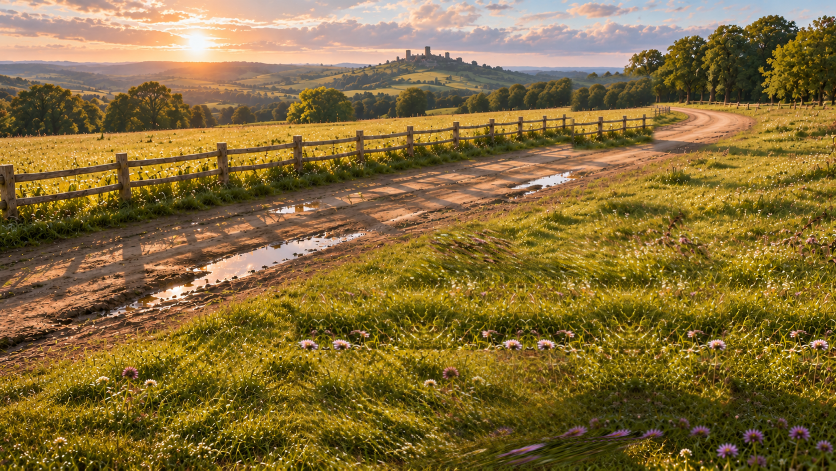
#> input picture storyboard/plates/PLATE_EMPTY_PLACEHOLDER.png, 1672 x 941 px, found by its file name (shown at 1/2 size)
$ python plates.py
#> lines starting #> are read from the running program, lines starting #| are printed output that depends on the picture
"""Zero-credit season/time placeholder grades of the empty plate.
Outputs storyboard/plates/PLATE_<NAME>.png. All share identical geometry by construction.
These are layout/mood placeholders for the board, not production plates.
"""
import os
import numpy as np
from PIL import Image, ImageFilter

SRC = 'storyboard/plates/PLATE_EMPTY_PLACEHOLDER.png'
DIR = 'storyboard/plates'
HORIZON = 128


def lum(a):
    return a[..., 0] * 0.299 + a[..., 1] * 0.587 + a[..., 2] * 0.114


_SRC_L = None


def sky_mask(h, w):
    """Above-horizon pixels that are bright (sky, not the tree line)."""
    ys = np.arange(h)
    col = np.clip((HORIZON + 10 - ys) / 20, 0, 1)[:, None]
    bright = np.clip((_SRC_L - 135) / 50, 0, 1)
    return (col * bright)[..., None]


def grade(a, mul, add=(0, 0, 0), sat=1.0, contrast=1.0):
    L = lum(a)[..., None]
    a = L + (a - L) * sat
    a = (a - 128) * contrast + 128
    return a * np.array(mul) + np.array(add)


def summer(a):
    out = grade(a, (0.92, 1.02, 1.05), (0, 4, 10), sat=0.95, contrast=0.95)
    sky = np.zeros_like(a) + np.array([150, 190, 230])
    s = sky_mask(*a.shape[:2])
    return out * (1 - s * 0.55) + sky * s * 0.55


def autumn_late(a):
    L = lum(a)[..., None]
    g = a[..., 1:2] - (a[..., 0:1] + a[..., 2:3]) / 2  # greenness
    w = np.clip(g / 40, 0, 1)
    ochre = L * np.array([1.25, 0.95, 0.55])
    out = a * (1 - w * 0.75) + ochre * w * 0.75
    return grade(out, (1.0, 0.97, 0.9), sat=0.9)


def winter(a):
    h, w_, _ = a.shape
    L = lum(a)[..., None]
    g = a[..., 1:2] - (a[..., 0:1] + a[..., 2:3]) / 2
    ground = np.zeros((h, w_, 1), np.float32)
    ground[HORIZON + 5:] = 1
    snow_amt = np.clip(g / 25, 0, 1) * ground  # grassy ground takes snow
    snow = 205 + (L - 128) * 0.25 + np.array([0, 4, 12])
    out = grade(a, (0.85, 0.9, 1.0), (10, 14, 24), sat=0.35, contrast=0.85)
    out = out * (1 - snow_amt * 0.85) + snow * snow_amt * 0.85
    sky = np.zeros_like(a) + np.array([196, 202, 210])
    s = sky_mask(h, w_)
    return out * (1 - s * 0.8) + sky * s * 0.8


def rain(a):
    h, w_, _ = a.shape
    out = grade(a, (0.78, 0.84, 0.9), (12, 14, 18), sat=0.45, contrast=0.8)
    sky = np.zeros_like(a) + np.array([150, 156, 164])
    s = sky_mask(h, w_)
    out = out * (1 - s * 0.85) + sky * s * 0.85
    rng = np.random.default_rng(7)
    streak = np.zeros((h, w_), np.float32)
    for _ in range(2200):
        x, y, ln = rng.integers(0, w_), rng.integers(0, h), rng.integers(12, 34)
        for i in range(ln):
            yy, xx = y + i, x + i // 5
            if yy < h and xx < w_:
                streak[yy, xx] = 1
    streak = np.asarray(Image.fromarray((streak * 255).astype(np.uint8)).filter(ImageFilter.GaussianBlur(0.6))) / 255.0
    return out * (1 - streak[..., None] * 0.35) + 225 * streak[..., None] * 0.35


def soft_afternoon(a):
    return grade(a, (1.0, 1.0, 0.97), (6, 8, 8), sat=0.85, contrast=0.88)


PLATES = {
    'AUTUMN_GOLD': lambda a: a,
    'SUMMER_DAY': summer,
    'AUTUMN_LATE': autumn_late,
    'WINTER_SNOW': winter,
    'SPRING_RAIN': rain,
    'SOFT_AFTERNOON': soft_afternoon,
}


def main():
    global _SRC_L
    a = np.asarray(Image.open(SRC).convert('RGB')).astype(np.float32)
    _SRC_L = lum(a)
#> in lum, `return a[..., 0] * 0.299 + a[..., 1] * 0.587 + a[..., 2] * 0.114`:
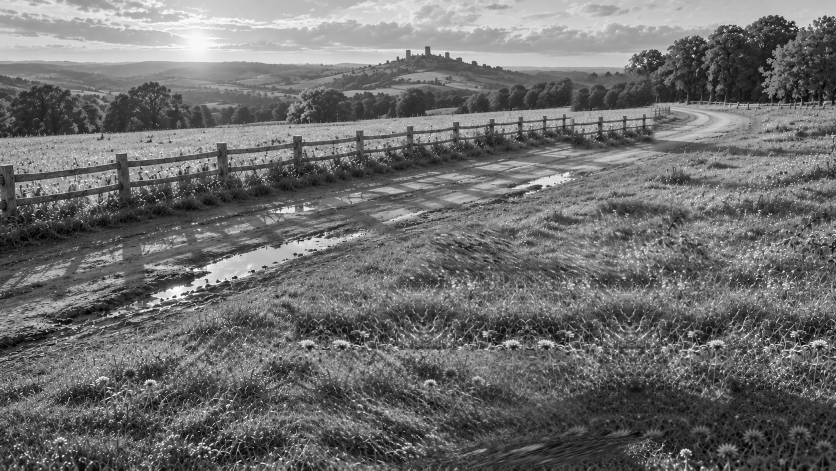
#> returned value: shape (941, 1672) float32 (shown at 1/2 size); min 0, max 255, mean 110.5
    for name, fn in PLATES.items():
        out = np.clip(fn(a.copy()), 0, 255).astype(np.uint8)
        Image.fromarray(out).save(os.path.join(DIR, f'PLATE_{name}.png'))
        print('wrote', name)
#> this loop made 6 passes
#> pass 2, in summer, `out = grade(a, (0.92, 1.02, 1.05), (0, 4, 10), sat=0.95, contrast=0.95)`:
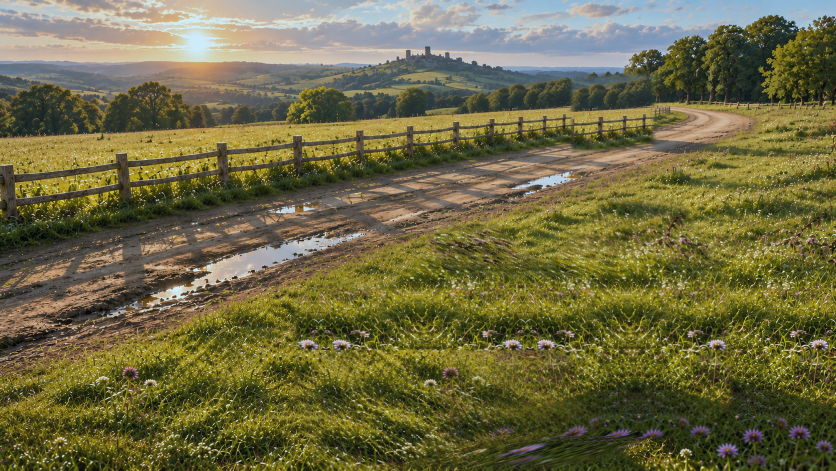
#> out: shape (941, 1672, 3) float64 (shown at 1/2 size); mean of channels 0, 1, 2 121.3, 116.6, 76.5; drawn with min black and max white
#> pass 2, in sky_mask, `bright = np.clip((_SRC_L - 135) / 50, 0, 1)`:
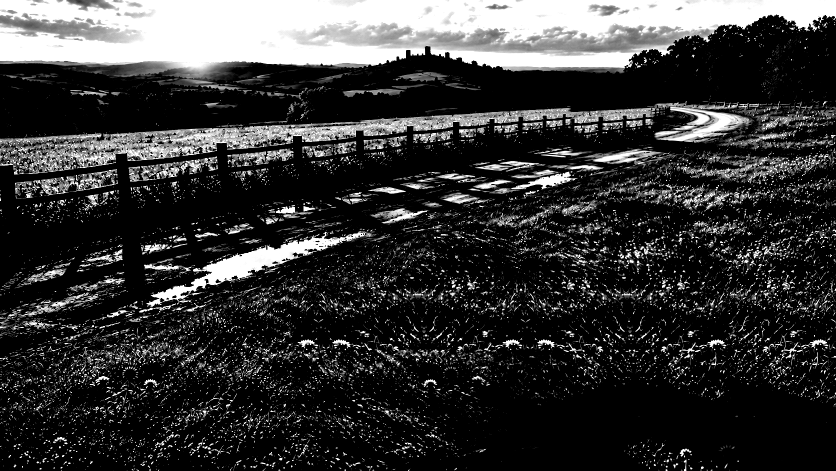
#> bright: shape (941, 1672) float32 (shown at 1/2 size); min 0, max 1, mean 0.212
#> after the loop:
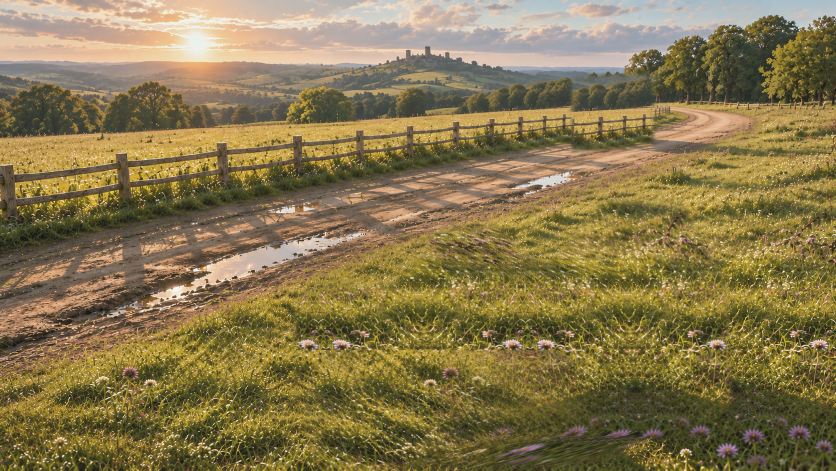
#> out: shape (941, 1672, 3) (shown at 1/2 size); mean R, G, B 135.1, 119.2, 78.1


if __name__ == '__main__':
    main()

$ run again, with storyboard/plates/PLATE_WINTER_SNOW.png copied over storyboard/plates/PLATE_EMPTY_PLACEHOLDER.png
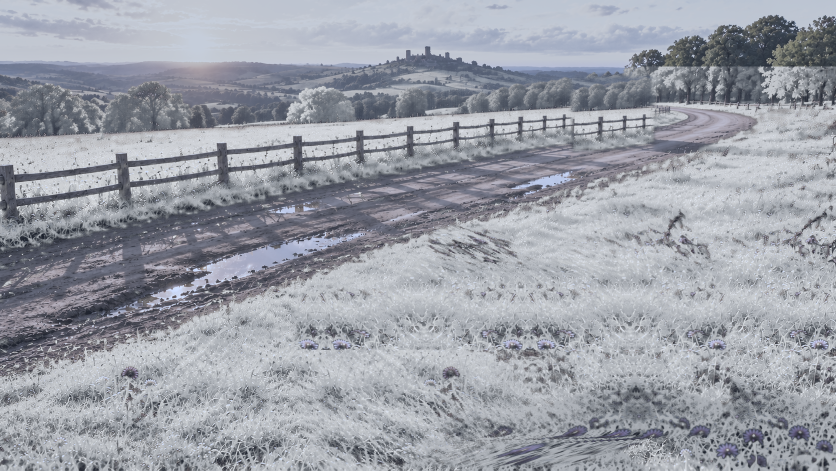
#> input picture storyboard/plates/PLATE_WINTER_SNOW.png, 1672 x 941 px, found by its file name (shown at 1/2 size)
#> the loop in main, `for name, fn in PLATES.items():` made 6 passes
#> pass 2, in summer, `out = grade(a, (0.92, 1.02, 1.05), (0, 4, 10), sat=0.95, contrast=0.95)`:
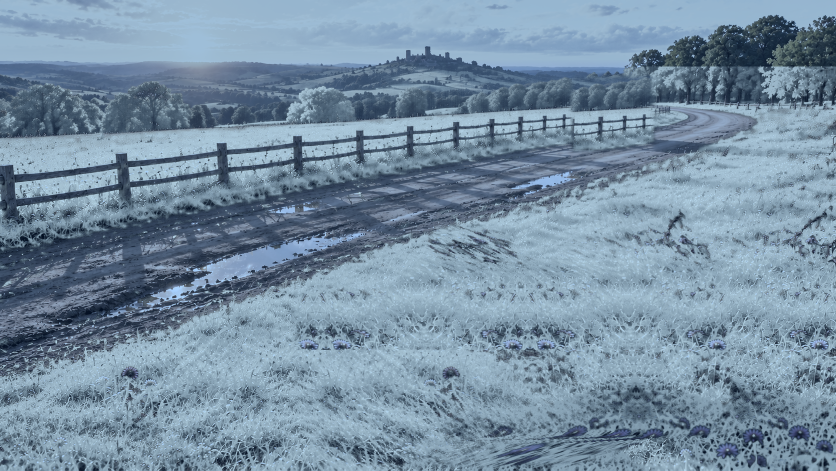
#> out: shape (941, 1672, 3) float64 (shown at 1/2 size); mean of channels 0, 1, 2 140.9, 163.6, 182.7; drawn with min black and max white
#> pass 2, in sky_mask, `bright = np.clip((_SRC_L - 135) / 50, 0, 1)`:
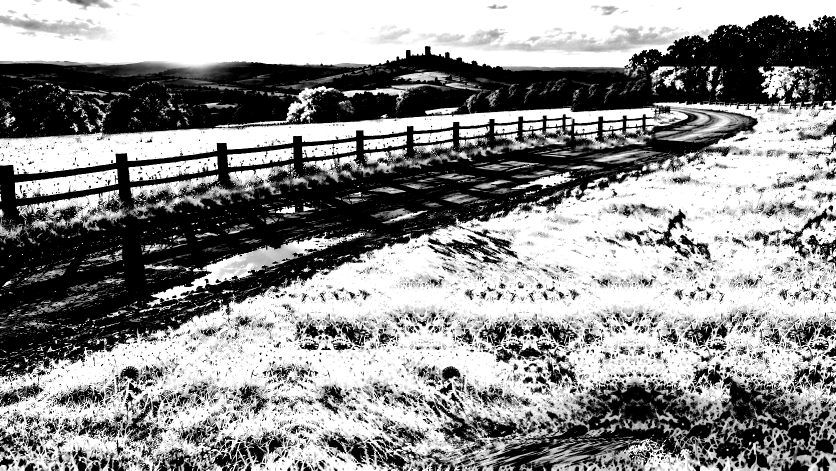
#> bright: shape (941, 1672) float32 (shown at 1/2 size); min 0, max 1, mean 0.563
